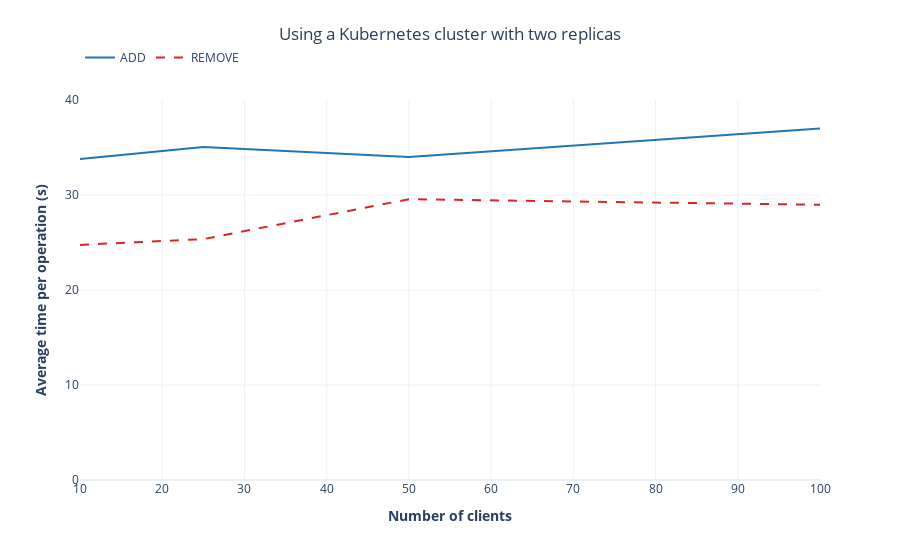

The notebook cell this image was saved under:
### Markdown cell above
### Comparing add & remove operations. Average times. Using a Kubernetes cluster with two replicas

### Code cell
add = [33.786, 35.044, 34.012, 36.998]
remove = [24.749, 25.359, 29.556, 28.971]

clientAddAndRemove(add, remove, "Using a Kubernetes cluster with two replicas")

### Figure 1 — Plotly figure (JSON) as saved in the notebook; plotly's stock layout.template omitted (floating-point values rounded to 4 significant figures)
{"data": [{"line": {"color": "#1f77b4"}, "mode": "lines", "name": "ADD", "type": "scatter", "x": [10, 25, 50, 100], "y": [33.79, 35.04, 34.01, 37.0]}, {"line": {"color": "#d62728", "dash": "dash"}, "mode": "lines", "name": "REMOVE", "type": "scatter", "x": [10, 25, 50, 100], "y": [24.75, 25.36, 29.56, 28.97]}], "layout": {"legend": {"orientation": "h", "y": 1.15}, "title": {"text": "Using a Kubernetes cluster with two replicas", "x": 0.5, "xanchor": "center", "y": 0.95, "yanchor": "top"}, "xaxis": {"dtick": 10, "range": [10, 100], "tick0": 10, "title": {"text": "<b>Number of clients</b>"}}, "yaxis": {"dtick": 10, "range": [0, 40], "tick0": 0, "title": {"text": "<b>Average time per operation (s)</b>"}}}}
